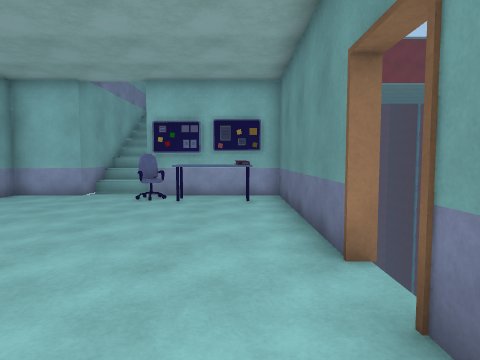
View 1 (above)

15 first-person views from a walk through a 3-D level made in the Unity game engine. The camera is 1.3 m above the floor, tilts 4° down and sees 75° across. Doors are open. The floor is counted in squares, 1 m on a side. Each view is taken from the middle of a square. On the plan, view 1 faces up. The plan holds only what a view shows up to about 14 squares ahead; the rest is blank. The place goes on beyond the plan. The player is left out.

View 2
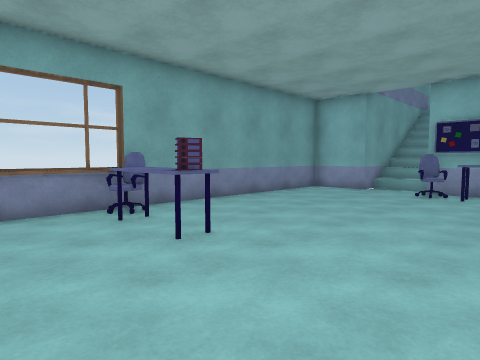

View 3
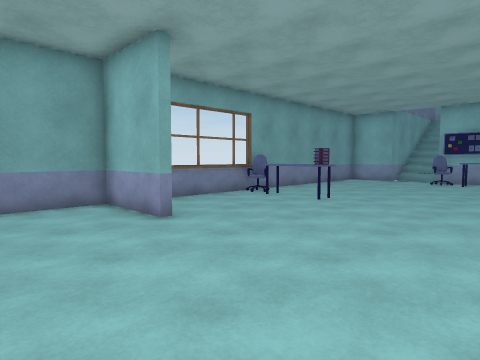

View 4
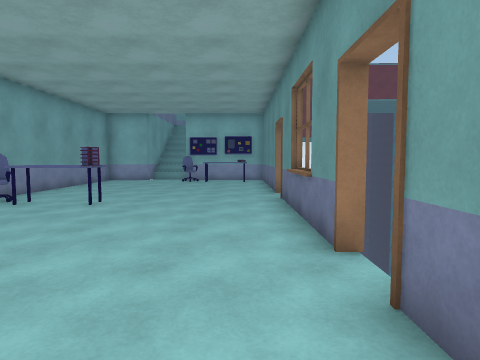

View 5
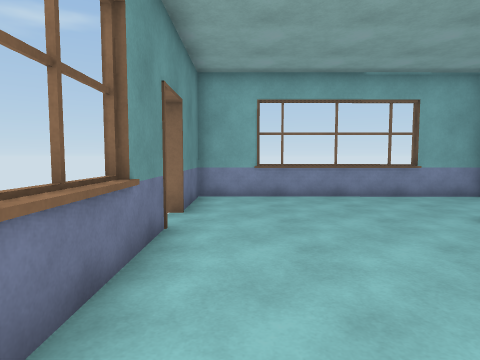

View 6
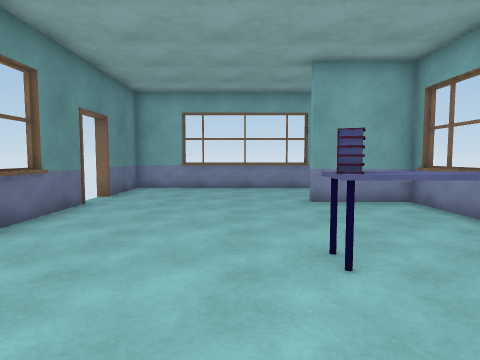

View 7
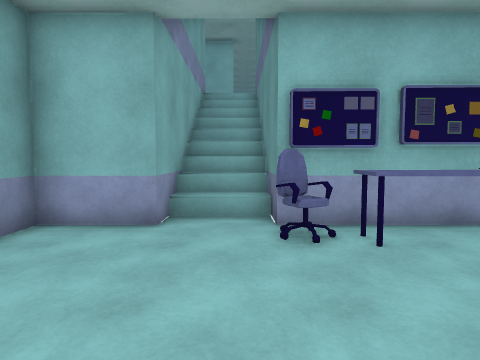

View 8
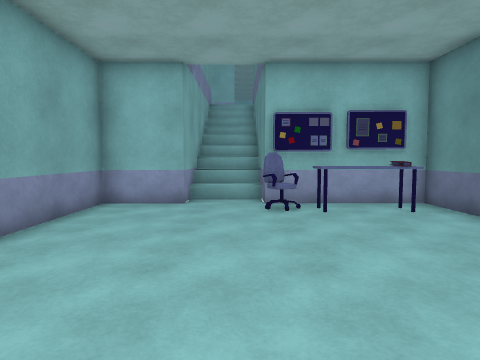

View 9
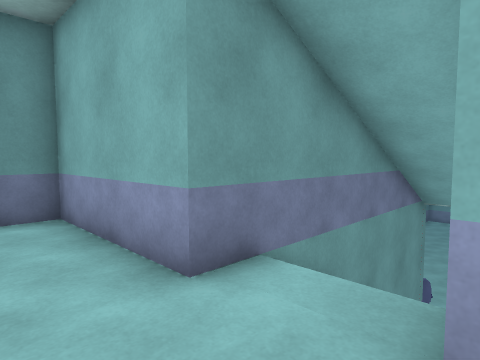

View 10
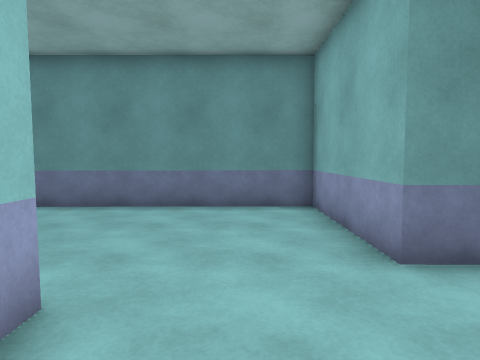

View 11
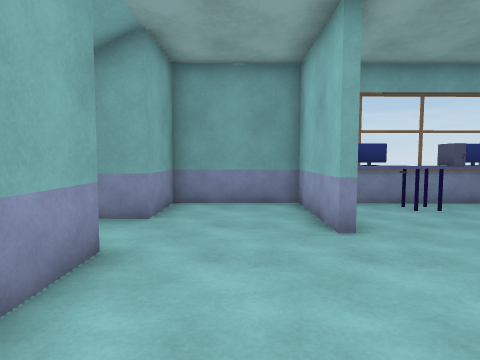

View 12
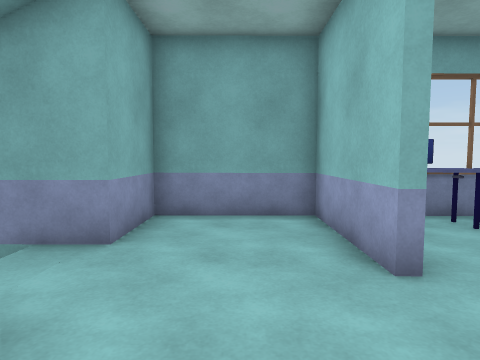

View 13
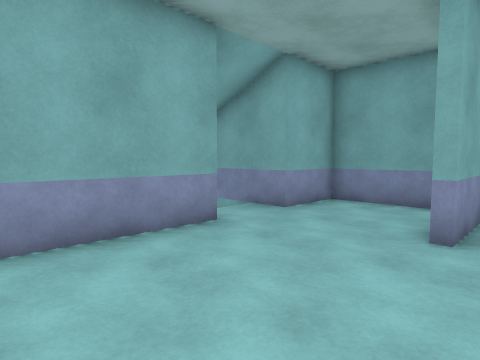

View 14
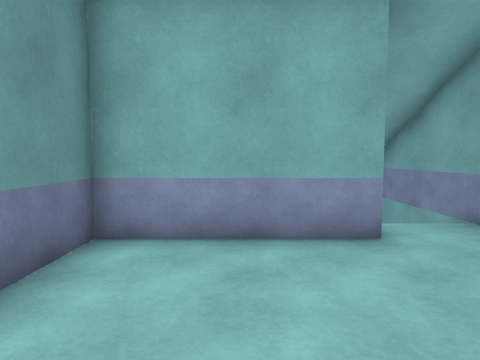

View 15
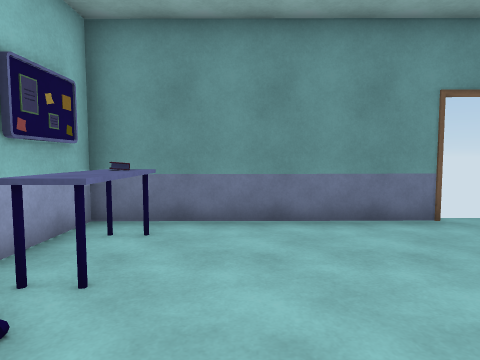

### Floor plan
Key: @ floor where view 1 was taken; # wall or solid block; x gap in a wall; . main floor; : floor 4 m higher than the main floor; + floor 4.25 m higher than the main floor; / step, stairs or slope; D open door; = window, fence, low wall or low ledge; T table; M monitor; O other object.
Columns run from 8 left of view 1 to 2 right of it. Each row starts with its distance up from view 1.
 25 #M:::::+++#
 24 ####++++++#
 23 #+++++++++#
 22 #+++++++++#
 21 #+++++++++#
 20 ###++######
 19   #//#
 18   #//#
 17   #//#
 16   #//#
 15   #//#
 14   #//#
 13   #//#
 12   #//#
 11 ###..######
 10 #....OTTT.#
  9 #.........#
  8 #.........#
  7 #.........#
  6 #.........#
  5 #.........#
  4 #.........D
  3 #........DD
  2 #.........x
  1 #TTTT.....#
  0 =.......@.=
 -1 =.........=
 -2 =.........#
 -3 #.........#
 -4 ###......DD
 -5 #........DD
 -6 #.........#
 -7 #.........#
 -8 #.##====..#
 -9 ###########

Positions as (right, up) in squares from view 1, and headings:
1: (0, 0), facing up
2: (0, -2), facing up-left
3: (1, -8), facing up-left
4: (0, -8), facing up
5: (0, 2), facing down
6: (-3, 5), facing down
7: (-4, 5), facing up
8: (-4, 2), facing up
9: (-6, 22), facing down-right
10: (-7, 22), facing right
11: (1, 22), facing left
12: (-1, 22), facing left
13: (1, 25), facing down-left
14: (-1, 25), facing down
15: (-5, 8), facing right
